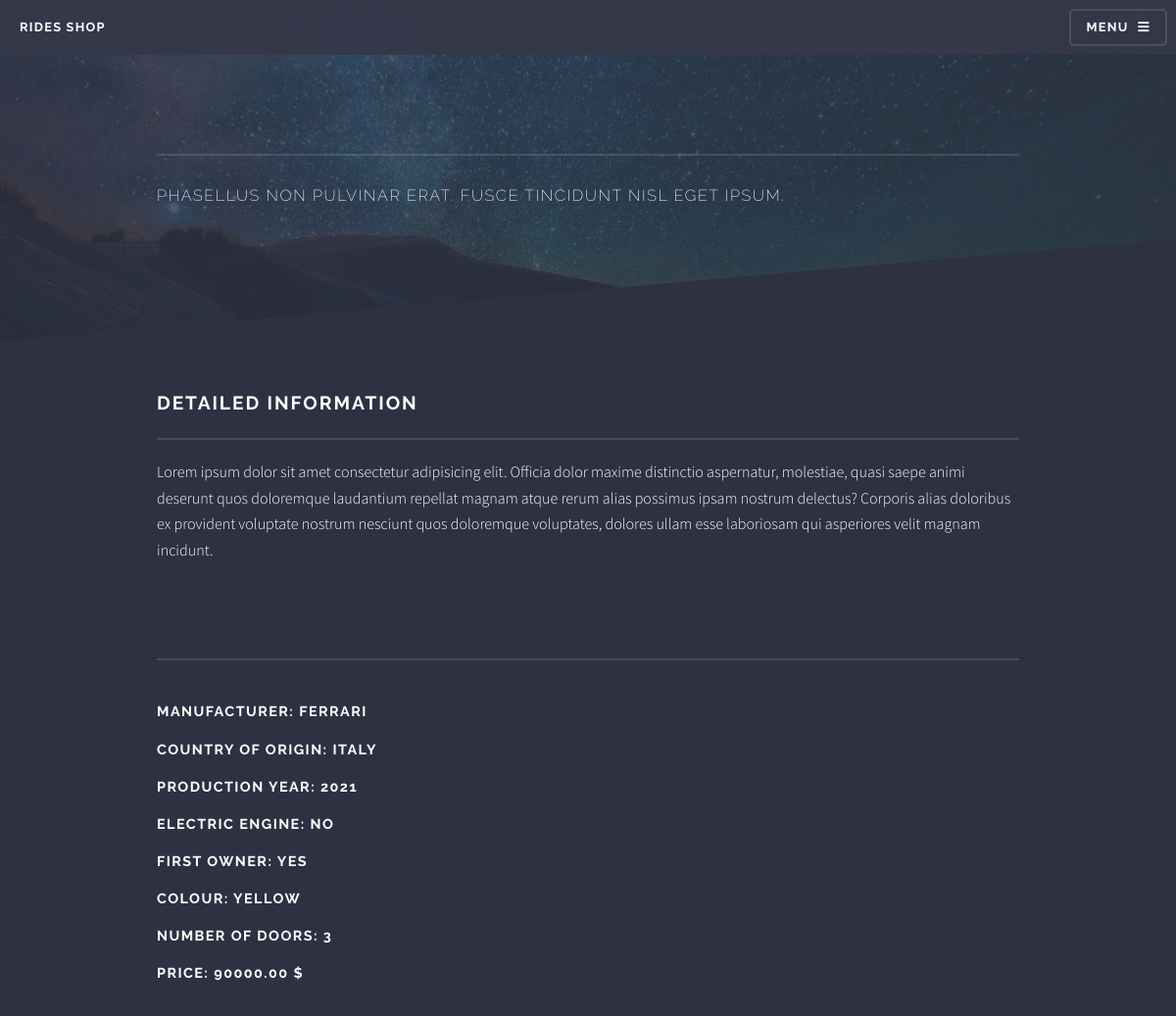
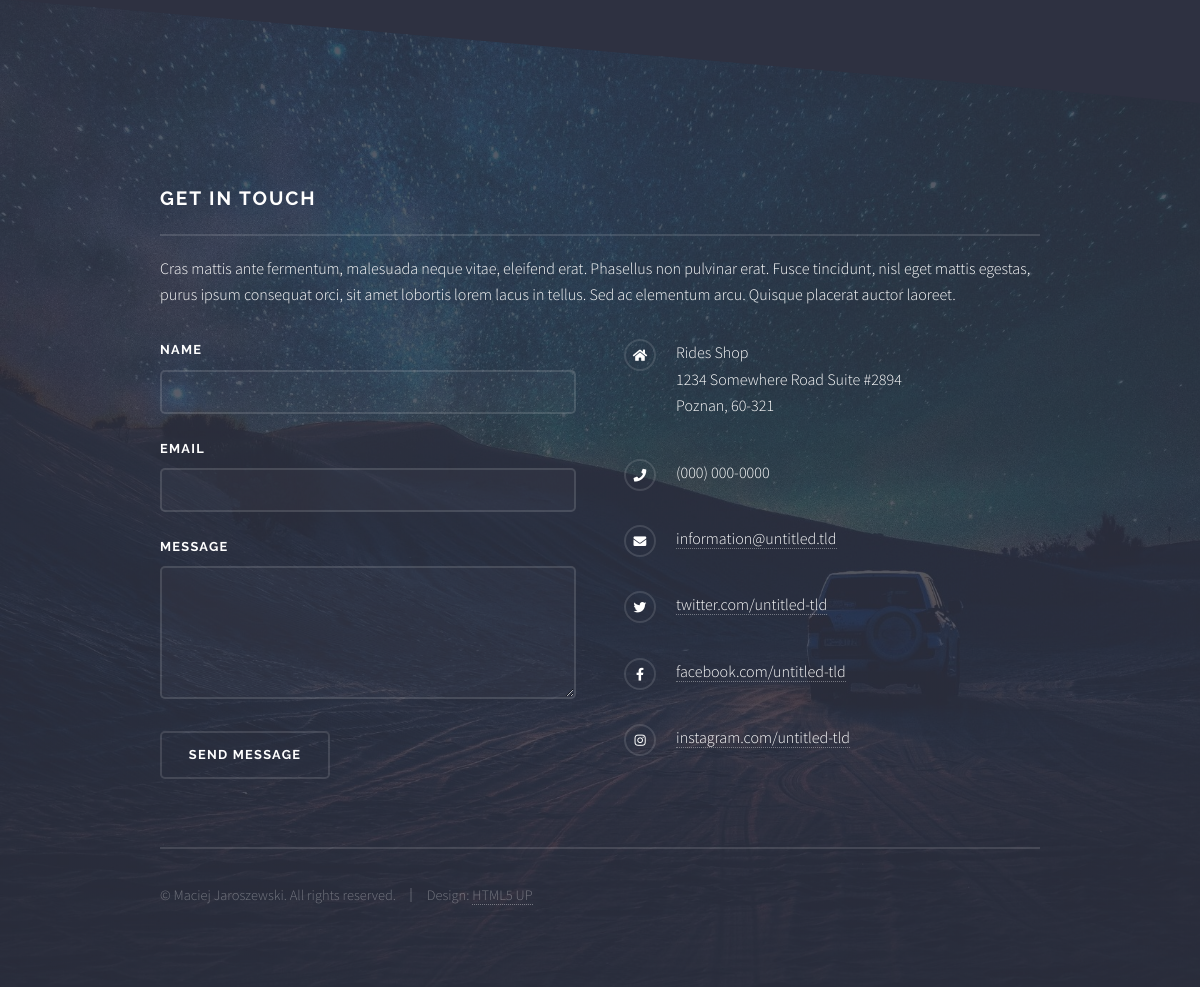
Screenshot of /car/ferrari/ with the database file from the repository (2 pictures, top to bottom).
### shop/models.py (models this page shows, shortened)
class Car(models.Model):
    category = models.ForeignKey(Category, related_name='cars', on_delete=models.CASCADE)
    producer = models.CharField(max_length=100, blank=False)
    slug = models.SlugField(max_length=100)
    description = models.TextField(max_length=500, blank=False)
    country_of_origin = models.CharField(max_length=100)
    colour = models.CharField(max_length=100)
    production_year = models.CharField(blank=False, max_length=10)
    number_of_doors = models.CharField(blank=False, max_length=10)
    electric = models.BooleanField(blank=False)
    first_owner = models.BooleanField(blank=False)
    price = models.DecimalField(max_digits=10, decimal_places=2, blank=False)
    date_added = models.DateTimeField(auto_now_add=True)
    image = CloudinaryField('image')
    class Meta:
        ordering = ['-date_added']

### shop/views.py (the view)
# urls.py: path('car/<slug:car_slug>/', views.car, name='car'),
def car(request, car_slug):
    car = get_object_or_404(Car, slug=car_slug)
    return render(request, 'car.html', {'car': car})

### shop/context_processors.py (called while the page is built)
def menu_categories(request):
    categories = Category.objects.all()
    return {'menu_categories': categories}

### shop/templates/car.html (shortened to what this page needs)
{% extends 'base.html' %}
{% load static %}
					{% block header %}
					<header id="header">
						<h1><a href="{% url 'index' %}">Rides Shop</a></h1>
						<nav>
							<a href="#menu">Menu</a>
						</nav>
					</header>
					{% endblock %}
					{% block content %}
			<div id="page-wrapper">
					<section id="wrapper">
						<header>
							<div class="inner">
								<h2>{{ car.title|upper }}</h2>
								<p>Phasellus non pulvinar erat. Fusce tincidunt nisl eget ipsum.</p>
							</div>
						</header>
							<div class="wrapper">
                                <div class="inner">
                                    <h2 class="major">Detailed information</h2>
                                    <p>{{ car.description }}</p>
                                        <hr>
					<h3>Manufacturer: {{ car.producer }}</h3>
                                        <h3>Country of origin: {{ car.country_of_origin }}</h3>
                                        <h3>Production year: {{ car.production_year }}</h3>
                                        <h3>Electric engine: {{ car.electric|yesno }}</h3>
                                        <h3>First owner: {{ car.first_owner|yesno }}</h3>
                                        <h3>Colour: {{ car.colour }}</h3>
                                        <h3>Number of doors: {{ car.number_of_doors }}</h3>
                                        <h3>Price: {{ car.price }} $</h3>
                                </div>
                            </div>
					</section>
			</div>
			{% endblock %}

### rows the page displays
Car: description "Lorem ipsum dolor sit amet consectetur adipisicing elit. Officia dolor maxime distinctio aspernatur, molestiae, quasi saepe animi deserunt quos doloremque laudantium repellat magnam atque rerum alias possimus ipsam nostrum delectus? Corporis alias doloribus ex provident voluptate nostrum nesciunt quos doloremque voluptates, dolores ullam esse laboriosam qui asperiores velit magnam incidunt.", producer "FERRARI", country_of_origin "ITALY", production_year "2021", electric "NO", first_owner "YES", colour "YELLOW", number_of_doors "3", price "90000.00"
